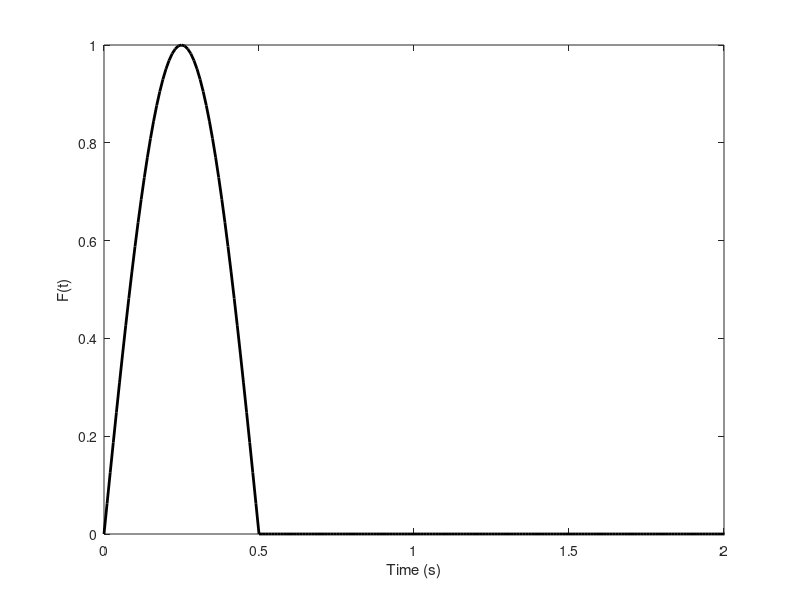
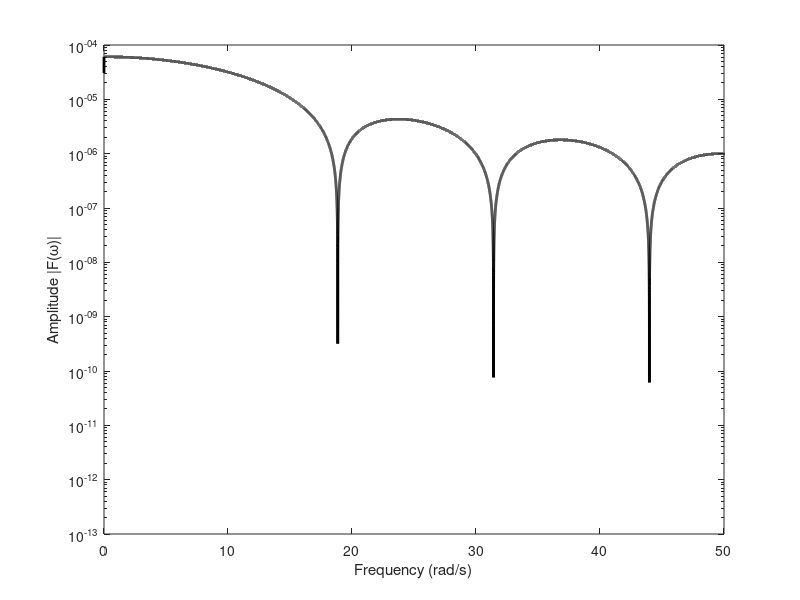
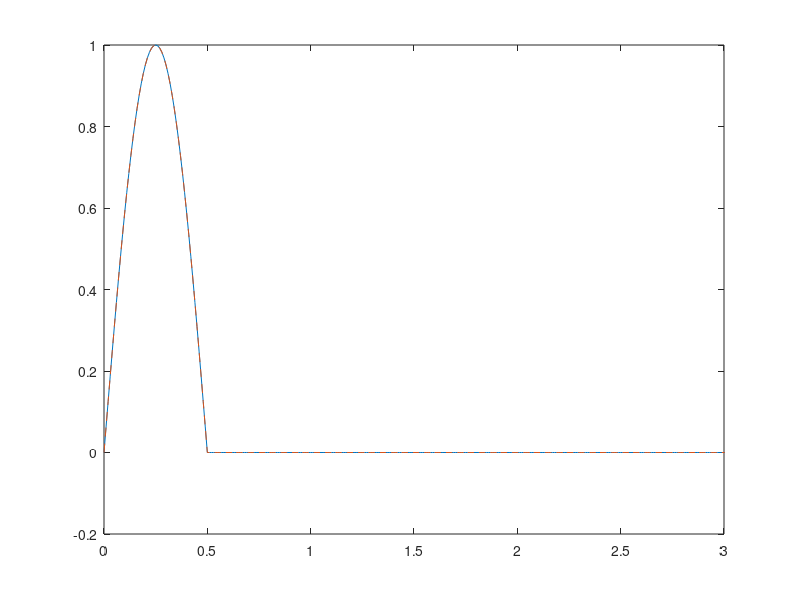
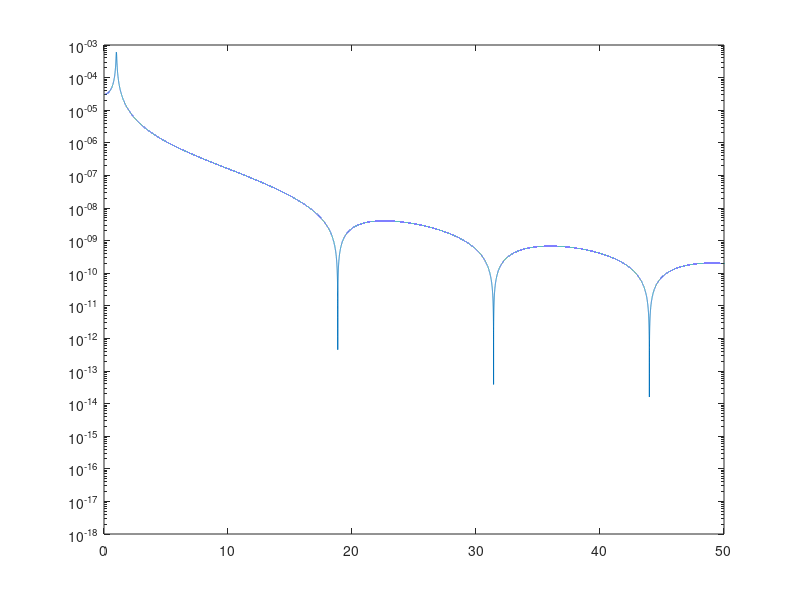

MATLAB code to generate these figures, in order: (Note: this script raises an error after producing the figures.)
clear all
close all
clc

% System properties
m = 1 ;
k = 1 ;
c = 0.05 ;
w2 = k/m ;
zeta = 0.5*c/sqrt(w2) ;

% State matrix
A = [0, 1; -k/m, -c/m] ;

% Excitation ampliude
Amp = 1 ;
B = [0; 1/m] ;

% Initial conditions
u0 = [0; 0] ;

%% Time-domain parameters
h = 1e-2 ;
tend = 10000 ;
nsamples = 2^nextpow2((tend-h)/h) ;
time = h*linspace(0, nsamples-1, nsamples) ;

fs = 1/h ;
freq = 0.5*fs*linspace(0,1,nsamples/2+1) ;
w = 2*pi*freq ; 

%% The excitation
T0 = 1 ;
W0 = 2*pi/T0 ;

% Time domain excitation
F = Amp*sin(W0*time) ;
nsamples_half_period = 0.5*T0/h ;
F(nsamples_half_period+1:end) = 0 ;
figure ; plot(time, F, 'k', 'linewidth' ,2.0) ;
xlabel('Time (s)') ; ylabel('F(t)') ; xlim([0 2]) ;

% Frequency domain 
Fw = fft(F)/nsamples ;
FwAbs = abs(Fw(1:nsamples/2+1)) ;
FwAbs(2:end-1) = 2*FwAbs(2:end-1) ;
figure ; semilogy(w, FwAbs, 'k', 'linewidth', 2) ;
xlim([0 50]) ;
xlabel('Frequency (rad/s)') ; ylabel('Amplitude |F(\omega)|') ;

Ft_rec = ifft(Fw)*nsamples ;
figure ; plot(time, F, time, Ft_rec, '--') ;
xlim([0 3]) ;
%% Response to half-cosine excitation - Frequency domain
wfft = [w, w(end-1:-1:2)] ;
Xw = Fw./(k+1i*wfft.*c-wfft.^2*m) ;
figure ; semilogy(wfft(1:nsamples/2+1), abs(Xw(1:nsamples/2+1))) ;
xlim([0 50]) ;

Xt_rec = ifft(Xw,'symmetric')*nsamples ;
figure ; plot(time, Xt_rec) ;
xlim([0 50]) ;

%% Response to Half cosine excitation - Time domain
u = zeros(2, length(time)) ;
u(:,1) = u0 ;
% Time integration
for it=1:length(time)-1
    u(:,it+1) = (eye(2)-0.5*h*A)\((eye(2)+0.5*h*A)*u(:,it)+0.5*h*B*(F(it)+F(it+1))) ;
end
figure ; plot(time, u(1,:), 'k', 'linewidth' ,2.0) ;
hold on ; plot(time, Xt_rec, '--', 'linewidth' ,2.0) ;
xlabel('Time (s)') ; ylabel('Displacement') ; %xlim([0 2]) ;
xlim([0 100]) ;

Xwt = fft(u(1,:))/nsamples ;
XwAbs = abs(Xwt(1:nsamples/2+1)) ;
XwAbs(2:end-1) = 2*XwAbs(2:end-1) ;
figure ; semilogy(wfft, abs(Xwt), wfft, abs(Xw), '--') ;
xlim([0 50]) ;

%% Response to half-cosine excitation - Frequency domain Analytical
Fwa = (-(W0*(exp(-(pi*wfft*1i)/W0) + 1))./((wfft + W0).*(wfft - W0))) ;
Fta_rec = (1/h)*ifft(Fwa, 'symmetric');
figure ; plot(time, F, time, Fta_rec, '--') ;
xlim([0 3]) ;

Xwta = Fwa./(k+1i*wfft.*c-wfft.^2*m)/nsamples/h ;
figure ; semilogy(wfft, abs(Xwta), 'k', wfft, abs(Xwt), '--', 'linewidth' ,2.0) ;
xlim([0 50]) ;
xlabel('Frequency (rad/s)') ; ylabel('Displacement amplitude |X(\omega)|') ;

Xta_rec = ifft(Xwta,'symmetric')*nsamples ;
figure ; plot(time, u(1,:), 'k', time(1:40:end), Xta_rec(1:40:end), '*', 'linewidth' ,2.0) ;
xlim([0 100]) ;
xlabel('Time (s)') ; ylabel('Displacement') ; 
